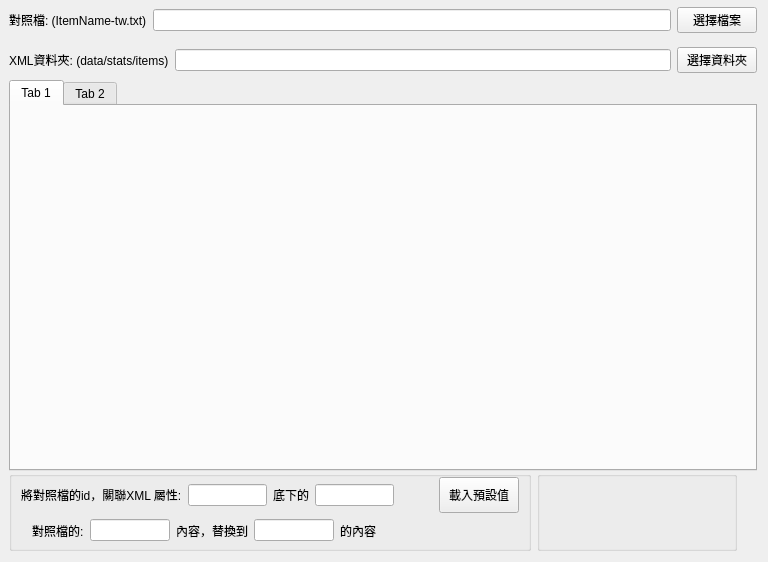
<?xml version="1.0" encoding="UTF-8"?>
<ui version="4.0">
 <class>LayerDcItem</class>
 <widget class="QWidget" name="LayerDcItem">
  <property name="geometry">
   <rect>
    <x>0</x>
    <y>0</y>
    <width>768</width>
    <height>562</height>
   </rect>
  </property>
  <property name="windowTitle">
   <string>Form</string>
  </property>
  <layout class="QVBoxLayout" name="verticalLayout">
   <property name="spacing">
    <number>0</number>
   </property>
   <property name="leftMargin">
    <number>9</number>
   </property>
   <property name="topMargin">
    <number>0</number>
   </property>
   <item>
    <widget class="QWidget" name="widget0" native="true">
     <property name="minimumSize">
      <size>
       <width>0</width>
       <height>40</height>
      </size>
     </property>
     <property name="maximumSize">
      <size>
       <width>16777215</width>
       <height>40</height>
      </size>
     </property>
     <layout class="QHBoxLayout" name="horizontalLayout">
      <property name="leftMargin">
       <number>0</number>
      </property>
      <property name="topMargin">
       <number>0</number>
      </property>
      <property name="rightMargin">
       <number>0</number>
      </property>
      <property name="bottomMargin">
       <number>0</number>
      </property>
      <item>
       <widget class="QLabel" name="label">
        <property name="text">
         <string>對照檔: (ItemName-tw.txt)</string>
        </property>
       </widget>
      </item>
      <item>
       <widget class="QLineEdit" name="txPath"/>
      </item>
      <item>
       <widget class="QPushButton" name="btnSelectItem">
        <property name="text">
         <string>選擇檔案</string>
        </property>
       </widget>
      </item>
     </layout>
    </widget>
   </item>
   <item>
    <widget class="QWidget" name="widget1" native="true">
     <property name="minimumSize">
      <size>
       <width>0</width>
       <height>40</height>
      </size>
     </property>
     <property name="maximumSize">
      <size>
       <width>16777215</width>
       <height>40</height>
      </size>
     </property>
     <layout class="QHBoxLayout" name="horizontalLayout_2">
      <property name="leftMargin">
       <number>0</number>
      </property>
      <property name="topMargin">
       <number>0</number>
      </property>
      <property name="rightMargin">
       <number>0</number>
      </property>
      <property name="bottomMargin">
       <number>0</number>
      </property>
      <item>
       <widget class="QLabel" name="label_2">
        <property name="text">
         <string>XML資料夾: (data/stats/items)</string>
        </property>
       </widget>
      </item>
      <item>
       <widget class="QLineEdit" name="txDir"/>
      </item>
      <item>
       <widget class="QPushButton" name="btnSelectDir">
        <property name="text">
         <string>選擇資料夾</string>
        </property>
       </widget>
      </item>
     </layout>
    </widget>
   </item>
   <item>
    <widget class="QWidget" name="widget2" native="true">
     <layout class="QHBoxLayout" name="horizontalLayout_3">
      <property name="spacing">
       <number>0</number>
      </property>
      <property name="leftMargin">
       <number>0</number>
      </property>
      <property name="topMargin">
       <number>0</number>
      </property>
      <property name="rightMargin">
       <number>0</number>
      </property>
      <property name="bottomMargin">
       <number>0</number>
      </property>
      <item>
       <widget class="QTabWidget" name="tabWidget">
        <property name="currentIndex">
         <number>0</number>
        </property>
        <widget class="LayerDecodeTxt" name="pageTxt">
         <attribute name="title">
          <string>Tab 1</string>
         </attribute>
         <layout class="QGridLayout" name="gridLayout"/>
        </widget>
        <widget class="QWidget" name="tab_2">
         <attribute name="title">
          <string>Tab 2</string>
         </attribute>
         <layout class="QGridLayout" name="gridLayout_2"/>
        </widget>
       </widget>
      </item>
     </layout>
    </widget>
   </item>
   <item>
    <widget class="QWidget" name="widget3" native="true">
     <property name="minimumSize">
      <size>
       <width>0</width>
       <height>80</height>
      </size>
     </property>
     <property name="maximumSize">
      <size>
       <width>16777215</width>
       <height>80</height>
      </size>
     </property>
     <layout class="QGridLayout" name="gridLayout_3" rowstretch="1,0">
      <property name="leftMargin">
       <number>0</number>
      </property>
      <property name="topMargin">
       <number>0</number>
      </property>
      <property name="rightMargin">
       <number>20</number>
      </property>
      <property name="bottomMargin">
       <number>0</number>
      </property>
      <item row="0" column="1" rowspan="2">
       <widget class="QGroupBox" name="groupBox_3">
        <property name="minimumSize">
         <size>
          <width>200</width>
          <height>0</height>
         </size>
        </property>
       </widget>
      </item>
      <item row="0" column="0" rowspan="2">
       <widget class="QGroupBox" name="groupBox_3">
        <property name="minimumSize">
         <size>
          <width>200</width>
          <height>0</height>
         </size>
        </property>
        <layout class="QVBoxLayout" name="verticalLayout_2">
         <property name="spacing">
          <number>0</number>
         </property>
         <property name="leftMargin">
          <number>0</number>
         </property>
         <property name="topMargin">
          <number>0</number>
         </property>
         <property name="rightMargin">
          <number>0</number>
         </property>
         <property name="bottomMargin">
          <number>0</number>
         </property>
         <item>
          <widget class="QWidget" name="widget" native="true">
           <layout class="QHBoxLayout" name="horizontalLayout_4">
            <property name="topMargin">
             <number>0</number>
            </property>
            <property name="bottomMargin">
             <number>0</number>
            </property>
            <item>
             <widget class="QLabel" name="label_3">
              <property name="text">
               <string>將對照檔的id，關聯XML 屬性:</string>
              </property>
             </widget>
            </item>
            <item>
             <widget class="QLineEdit" name="lineEdit">
              <property name="minimumSize">
               <size>
                <width>40</width>
                <height>0</height>
               </size>
              </property>
              <property name="maximumSize">
               <size>
                <width>80</width>
                <height>16777215</height>
               </size>
              </property>
             </widget>
            </item>
            <item>
             <widget class="QLabel" name="label_4">
              <property name="text">
               <string>底下的</string>
              </property>
             </widget>
            </item>
            <item>
             <widget class="QLineEdit" name="lineEdit_2">
              <property name="maximumSize">
               <size>
                <width>80</width>
                <height>16777215</height>
               </size>
              </property>
             </widget>
            </item>
            <item>
             <spacer name="horizontalSpacer">
              <property name="orientation">
               <enum>Qt::Horizontal</enum>
              </property>
              <property name="sizeHint" stdset="0">
               <size>
                <width>40</width>
                <height>20</height>
               </size>
              </property>
             </spacer>
            </item>
            <item>
             <widget class="QPushButton" name="pushButton">
              <property name="sizePolicy">
               <sizepolicy hsizetype="Minimum" vsizetype="Preferred">
                <horstretch>0</horstretch>
                <verstretch>0</verstretch>
               </sizepolicy>
              </property>
              <property name="text">
               <string>載入預設值</string>
              </property>
             </widget>
            </item>
           </layout>
          </widget>
         </item>
         <item>
          <widget class="QWidget" name="widget_2" native="true">
           <layout class="QHBoxLayout" name="horizontalLayout_5">
            <property name="leftMargin">
             <number>20</number>
            </property>
            <property name="topMargin">
             <number>0</number>
            </property>
            <property name="bottomMargin">
             <number>0</number>
            </property>
            <item>
             <widget class="QLabel" name="label_5">
              <property name="text">
               <string>對照檔的:</string>
              </property>
             </widget>
            </item>
            <item>
             <widget class="QLineEdit" name="lineEdit_3">
              <property name="minimumSize">
               <size>
                <width>40</width>
                <height>0</height>
               </size>
              </property>
              <property name="maximumSize">
               <size>
                <width>80</width>
                <height>16777215</height>
               </size>
              </property>
             </widget>
            </item>
            <item>
             <widget class="QLabel" name="label_6">
              <property name="text">
               <string>內容，替換到</string>
              </property>
             </widget>
            </item>
            <item>
             <widget class="QLineEdit" name="lineEdit_4">
              <property name="minimumSize">
               <size>
                <width>40</width>
                <height>0</height>
               </size>
              </property>
              <property name="maximumSize">
               <size>
                <width>80</width>
                <height>16777215</height>
               </size>
              </property>
             </widget>
            </item>
            <item>
             <widget class="QLabel" name="label_7">
              <property name="text">
               <string>的內容</string>
              </property>
             </widget>
            </item>
            <item>
             <spacer name="horizontalSpacer_2">
              <property name="orientation">
               <enum>Qt::Horizontal</enum>
              </property>
              <property name="sizeHint" stdset="0">
               <size>
                <width>40</width>
                <height>20</height>
               </size>
              </property>
             </spacer>
            </item>
           </layout>
          </widget>
         </item>
        </layout>
       </widget>
      </item>
     </layout>
    </widget>
   </item>
  </layout>
 </widget>
 <customwidgets>
  <customwidget>
   <class>LayerDecodeTxt</class>
   <extends>QWidget</extends>
   <header>LayerDecodeTxt.h</header>
   <container>1</container>
  </customwidget>
 </customwidgets>
 <resources/>
 <connections/>
</ui>
